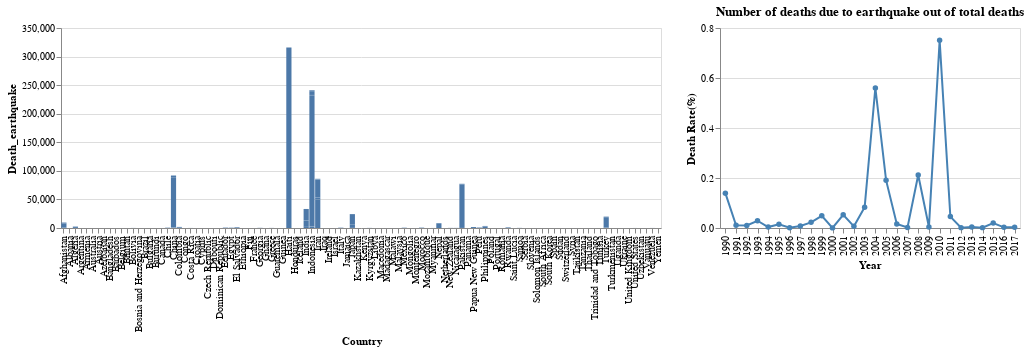

The cell this chart's notebook holds for it:
### Code cell
selection = alt.selection_single(fields = ['Year'])

dr_plot = alt.Chart(earth_gr).mark_line(point = True).encode(
    alt.X('Year:O'),
    alt.Y('Death Rate:Q', title = 'Death Rate(%)'),
    tooltip = alt.Tooltip(['Death Rate','Year']),
    color=alt.condition(selection, alt.value('steelblue'), alt.value('lightgray'))
    
).properties(title = "Number of deaths due to earthquake out of total deaths",height = 200, width = 300).add_selection(
    selection
)

dummy = alt.Chart(earth_gr).mark_point().encode(
    alt.X('Death Rate'),
    alt.Y('Death_earthquake')
).transform_filter(selection)

exp = alt.Chart(earth_data).mark_bar().encode(
    alt.X('Country'),
    alt.Y('Death_earthquake')
).transform_filter(selection).properties(height = 200,width = 600)

alt.concat(exp,dr_plot)

### Figure 1 — Vega-Lite specification as saved in the notebook (floating-point values rounded to 4 significant figures; data arrays with more than 128 entries replaced by an {"elided": "..."} marker saying what was removed)
{"$schema": "https://vega.github.io/schema/vega-lite/v3.4.0.json", "concat": [{"data": {"name": "data-fbf86ae196f02d5c13de7171afff099c"}, "encoding": {"x": {"field": "Country", "type": "nominal"}, "y": {"field": "Death_earthquake", "type": "quantitative"}}, "height": 200, "mark": "bar", "transform": [{"filter": {"selection": "selector005"}}], "width": 600}, {"data": {"name": "data-73c406fe81df85a17599c9536a23c9b6"}, "encoding": {"color": {"condition": {"selection": "selector005", "value": "steelblue"}, "value": "lightgray"}, "tooltip": [{"field": "Death Rate", "type": "quantitative"}, {"field": "Year", "type": "quantitative"}], "x": {"field": "Year", "type": "ordinal"}, "y": {"field": "Death Rate", "title": "Death Rate(%)", "type": "quantitative"}}, "height": 200, "mark": {"point": true, "type": "line"}, "selection": {"selector005": {"fields": ["Year"], "type": "single"}}, "title": "Number of deaths due to earthquake out of total deaths", "width": 300}], "config": {"mark": {"tooltip": null}, "view": {"height": 300, "width": 400}}, "datasets": {"data-73c406fe81df85a17599c9536a23c9b6": [{"Death Rate": 0.1394, "Death_earthquake": 52945, "Death_total": 37980000.0, "Year": 1990}, {"Death Rate": 0.0111, "Death_earthquake": 4262, "Death_total": 38480000.0, "Year": 1991}, {"Death Rate": 0.0103, "Death_earthquake": 3987, "Death_total": 38700000.0, "Year": 1992}, {"Death Rate": 0.029, "Death_earthquake": 11300, "Death_total": 38960000.0, "Year": 1993}, {"Death Rate": 0.0037, "Death_earthquake": 1447, "Death_total": 39590000.0, "Year": 1994}, {"Death Rate": 0.0151, "Death_earthquake": 5948, "Death_total": 39370000.0, "Year": 1995}, {"Death Rate": 0.0014, "Death_earthquake": 568, "Death_total": 39450000.0, "Year": 1996}, {"Death Rate": 0.0081, "Death_earthquake": 3216, "Death_total": 39800000.0, "Year": 1997}, {"Death Rate": 0.0226, "Death_earthquake": 9057, "Death_total": 40060000.0, "Year": 1998}, {"Death Rate": 0.0489, "Death_earthquake": 19657, "Death_total": 40220000.0, "Year": 1999}, {"Death Rate": 0.0005, "Death_earthquake": 219, "Death_total": 40320000.0, "Year": 2000}, {"Death Rate": 0.0528, "Death_earthquake": 21286, "Death_total": 40350000.0, "Year": 2001}, {"Death Rate": 0.0066, "Death_earthquake": 2682, "Death_total": 40540000.0, "Year": 2002}, {"Death Rate": 0.0829, "Death_earthquake": 33813, "Death_total": 40770000.0, "Year": 2003}, {"Death Rate": 0.5603, "Death_earthquake": 228789, "Death_total": 40840000.0, "Year": 2004}, {"Death Rate": 0.1913, "Death_earthquake": 78205, "Death_total": 40870000.0, "Year": 2005}, {"Death Rate": 0.0164, "Death_earthquake": 6674, "Death_total": 40720000.0, "Year": 2006}, {"Death Rate": 0.0018, "Death_earthquake": 719, "Death_total": 40910000.0, "Year": 2007}, {"Death Rate": 0.2117, "Death_earthquake": 88051, "Death_total": 41590000.0, "Year": 2008}, {"Death Rate": 0.0043, "Death_earthquake": 1785, "Death_total": 41820000.0, "Year": 2009}, {"Death Rate": 0.7507, "Death_earthquake": 319319, "Death_total": 42530000.0, "Year": 2010}, {"Death Rate": 0.0457, "Death_earthquake": 19546, "Death_total": 42800000.0, "Year": 2011}, {"Death Rate": 0.0015, "Death_earthquake": 651, "Death_total": 43090000.0, "Year": 2012}, {"Death Rate": 0.0036, "Death_earthquake": 1541, "Death_total": 43300000.0, "Year": 2013}, {"Death Rate": 0.0015, "Death_earthquake": 662, "Death_total": 43920000.0, "Year": 2014}, {"Death Rate": 0.0196, "Death_earthquake": 8780, "Death_total": 44840000.0, "Year": 2015}, {"Death Rate": 0.0026, "Death_earthquake": 1189, "Death_total": 45540000.0, "Year": 2016}, {"Death Rate": 0.0027, "Death_earthquake": 1222, "Death_total": 45970000.0, "Year": 2017}], "data-fbf86ae196f02d5c13de7171afff099c": {"elided": "2912 records"}}}
